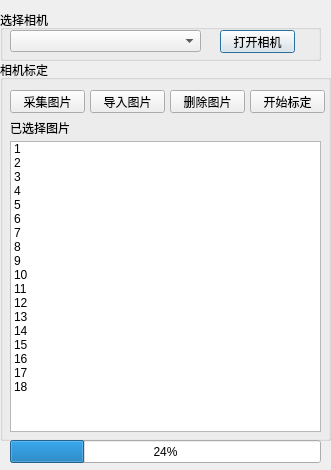
<?xml version="1.0" encoding="UTF-8"?>
<ui version="4.0">
 <class>Camera</class>
 <widget class="QDialog" name="Camera">
  <property name="geometry">
   <rect>
    <x>0</x>
    <y>0</y>
    <width>331</width>
    <height>470</height>
   </rect>
  </property>
  <property name="windowTitle">
   <string>相机设置</string>
  </property>
  <property name="windowIcon">
   <iconset resource="detection.qrc">
    <normaloff>:/Detection/Resources/14.png</normaloff>:/Detection/Resources/14.png</iconset>
  </property>
  <widget class="QGroupBox" name="groupBox">
   <property name="geometry">
    <rect>
     <x>0</x>
     <y>10</y>
     <width>321</width>
     <height>51</height>
    </rect>
   </property>
   <property name="title">
    <string>选择相机</string>
   </property>
   <widget class="QComboBox" name="comboBox">
    <property name="geometry">
     <rect>
      <x>10</x>
      <y>20</y>
      <width>191</width>
      <height>22</height>
     </rect>
    </property>
   </widget>
   <widget class="QPushButton" name="pushButton">
    <property name="geometry">
     <rect>
      <x>220</x>
      <y>20</y>
      <width>75</width>
      <height>23</height>
     </rect>
    </property>
    <property name="text">
     <string>打开相机</string>
    </property>
   </widget>
  </widget>
  <widget class="QGroupBox" name="groupBox_2">
   <property name="geometry">
    <rect>
     <x>0</x>
     <y>60</y>
     <width>331</width>
     <height>381</height>
    </rect>
   </property>
   <property name="title">
    <string>相机标定</string>
   </property>
   <widget class="QPushButton" name="pushButton_2">
    <property name="geometry">
     <rect>
      <x>10</x>
      <y>30</y>
      <width>75</width>
      <height>23</height>
     </rect>
    </property>
    <property name="text">
     <string>采集图片</string>
    </property>
   </widget>
   <widget class="QPushButton" name="pushButton_3">
    <property name="geometry">
     <rect>
      <x>90</x>
      <y>30</y>
      <width>75</width>
      <height>23</height>
     </rect>
    </property>
    <property name="text">
     <string>导入图片</string>
    </property>
   </widget>
   <widget class="QPushButton" name="pushButton_4">
    <property name="geometry">
     <rect>
      <x>170</x>
      <y>30</y>
      <width>75</width>
      <height>23</height>
     </rect>
    </property>
    <property name="text">
     <string>删除图片</string>
    </property>
   </widget>
   <widget class="QPushButton" name="pushButton_5">
    <property name="geometry">
     <rect>
      <x>250</x>
      <y>30</y>
      <width>75</width>
      <height>23</height>
     </rect>
    </property>
    <property name="text">
     <string>开始标定</string>
    </property>
   </widget>
   <widget class="QLabel" name="label">
    <property name="geometry">
     <rect>
      <x>10</x>
      <y>60</y>
      <width>71</width>
      <height>16</height>
     </rect>
    </property>
    <property name="text">
     <string>已选择图片</string>
    </property>
   </widget>
   <widget class="QListWidget" name="listWidget">
    <property name="geometry">
     <rect>
      <x>10</x>
      <y>81</y>
      <width>311</width>
      <height>291</height>
     </rect>
    </property>
    <item>
     <property name="text">
      <string>1</string>
     </property>
    </item>
    <item>
     <property name="text">
      <string>2</string>
     </property>
    </item>
    <item>
     <property name="text">
      <string>3</string>
     </property>
    </item>
    <item>
     <property name="text">
      <string>4</string>
     </property>
    </item>
    <item>
     <property name="text">
      <string>5</string>
     </property>
    </item>
    <item>
     <property name="text">
      <string>6</string>
     </property>
    </item>
    <item>
     <property name="text">
      <string>7</string>
     </property>
    </item>
    <item>
     <property name="text">
      <string>8</string>
     </property>
    </item>
    <item>
     <property name="text">
      <string>9</string>
     </property>
    </item>
    <item>
     <property name="text">
      <string>10</string>
     </property>
    </item>
    <item>
     <property name="text">
      <string>11</string>
     </property>
    </item>
    <item>
     <property name="text">
      <string>12</string>
     </property>
    </item>
    <item>
     <property name="text">
      <string>13</string>
     </property>
    </item>
    <item>
     <property name="text">
      <string>14</string>
     </property>
    </item>
    <item>
     <property name="text">
      <string>15</string>
     </property>
    </item>
    <item>
     <property name="text">
      <string>16</string>
     </property>
    </item>
    <item>
     <property name="text">
      <string>17</string>
     </property>
    </item>
    <item>
     <property name="text">
      <string>18</string>
     </property>
    </item>
   </widget>
  </widget>
  <widget class="QProgressBar" name="progressBar">
   <property name="geometry">
    <rect>
     <x>10</x>
     <y>440</y>
     <width>311</width>
     <height>23</height>
    </rect>
   </property>
   <property name="value">
    <number>24</number>
   </property>
  </widget>
 </widget>
 <resources>
  <include location="detection.qrc"/>
 </resources>
 <connections/>
</ui>
